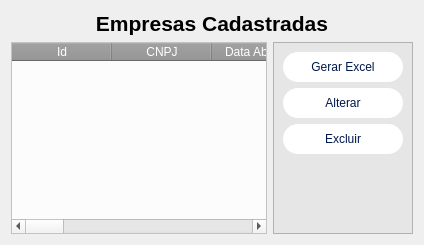
                <widget class="QWidget" name="tab_2">
                 <attribute name="title">
                  <string>Empresas Cadastradas</string>
                 </attribute>
                 <layout class="QVBoxLayout" name="verticalLayout_9">
                  <item>
                   <widget class="QLabel" name="label_5">
                    <property name="text">
                     <string>&lt;html&gt;&lt;head/&gt;&lt;body&gt;&lt;p align=&quot;center&quot;&gt;&lt;span style=&quot; font-size:16pt; font-weight:600;&quot;&gt;Empresas Cadastradas&lt;/span&gt;&lt;/p&gt;&lt;/body&gt;&lt;/html&gt;</string>
                    </property>
                   </widget>
                  </item>
                  <item>
                   <layout class="QHBoxLayout" name="horizontalLayout_5">
                    <item>
                     <widget class="QTableWidget" name="tableWidget">
                      <property name="styleSheet">
                       <string notr="true">QHeaderView::section{
	background-color:rgb(148,148,148);
	color:rgb(255,255,255);
	font: 10pt &quot;MS Shell dlg2&quot;;
}

QTableWidget{
	background-color:rgb(252,252,252);


}</string>
                      </property>
                      <column>
                       <property name="text">
                        <string>Id</string>
                       </property>
                      </column>
                      <column>
                       <property name="text">
                        <string>CNPJ</string>
                       </property>
                       <property name="textAlignment">
                        <set>AlignCenter</set>
                       </property>
                      </column>
                      <column>
                       <property name="text">
                        <string>Data Abertura</string>
                       </property>
                      </column>
                      <column>
                       <property name="text">
                        <string>Razão Social</string>
                       </property>
                      </column>
                      <column>
                       <property name="text">
                        <string>Situação</string>
                       </property>
                      </column>
                      <column>
                       <property name="text">
                        <string>Logradouro</string>
                       </property>
                      </column>
                      <column>
                       <property name="text">
                        <string>Número</string>
                       </property>
                      </column>
                      <column>
                       <property name="text">
                        <string>Complemento</string>
                       </property>
                      </column>
                      <column>
                       <property name="text">
                        <string>Municipio</string>
                       </property>
                      </column>
                      <column>
                       <property name="text">
                        <string>Estado</string>
                       </property>
                      </column>
                      <column>
                       <property name="text">
                        <string>Porte Empresa</string>
                       </property>
                      </column>
                      <column>
                       <property name="text">
                        <string>Tipo Cadastro</string>
                       </property>
                      </column>
                     </widget>
                    </item>
                    <item>
                     <widget class="QFrame" name="frame_3">
                      <property name="styleSheet">
                       <string notr="true">QPushButton{

	border-radius:15px;
	background-color:rgb(255,255,255);
	font:11pt &quot;MS Shell Dlg 2&quot;;
	color: rgb(0,24,74);

}

QFrame{

	background-color:rgb(230,230,230);
}</string>
                      </property>
                      <property name="frameShape">
                       <enum>QFrame::StyledPanel</enum>
                      </property>
                      <property name="frameShadow">
                       <enum>QFrame::Raised</enum>
                      </property>
                      <layout class="QVBoxLayout" name="verticalLayout_8">
                       <item>
                        <widget class="QPushButton" name="btn_excel">
                         <property name="minimumSize">
                          <size>
                           <width>120</width>
                           <height>30</height>
                          </size>
                         </property>
                         <property name="cursor">
                          <cursorShape>PointingHandCursor</cursorShape>
                         </property>
                         <property name="styleSheet">
                          <string notr="true">
QPushButton:hover{
	color:rgb(255,255,255);
	background-color:rgb(49,147,0);

}</string>
                         </property>
                         <property name="text">
                          <string>Gerar Excel</string>
                         </property>
                        </widget>
                       </item>
                       <item>
                        <widget class="QPushButton" name="btn_alterar">
                         <property name="minimumSize">
                          <size>
                           <width>120</width>
                           <height>30</height>
                          </size>
                         </property>
                         <property name="cursor">
                          <cursorShape>PointingHandCursor</cursorShape>
                         </property>
                         <property name="styleSheet">
                          <string notr="true">QPushButton:hover{
	color:rgb(255,255,255);
	background-color:rgb(255,170,0);

}</string>
                         </property>
                         <property name="text">
                          <string>Alterar</string>
                         </property>
                        </widget>
                       </item>
                       <item>
                        <widget class="QPushButton" name="btn_excluir">
                         <property name="minimumSize">
                          <size>
                           <width>120</width>
                           <height>30</height>
                          </size>
                         </property>
                         <property name="cursor">
                          <cursorShape>PointingHandCursor</cursorShape>
                         </property>
                         <property name="styleSheet">
                          <string notr="true">QPushButton:hover{
	background-color:rgb(199,66,0);
	color:rgb(255,255,255);
}</string>
                         </property>
                         <property name="text">
                          <string>Excluir</string>
                         </property>
                        </widget>
                       </item>
                       <item>
                        <spacer name="verticalSpacer_2">
                         <property name="orientation">
                          <enum>Qt::Vertical</enum>
                         </property>
                         <property name="sizeHint" stdset="0">
                          <size>
                           <width>20</width>
                           <height>40</height>
                          </size>
                         </property>
                        </spacer>
                       </item>
                      </layout>
                     </widget>
                    </item>
                   </layout>
                  </item>
                 </layout>
                </widget>
